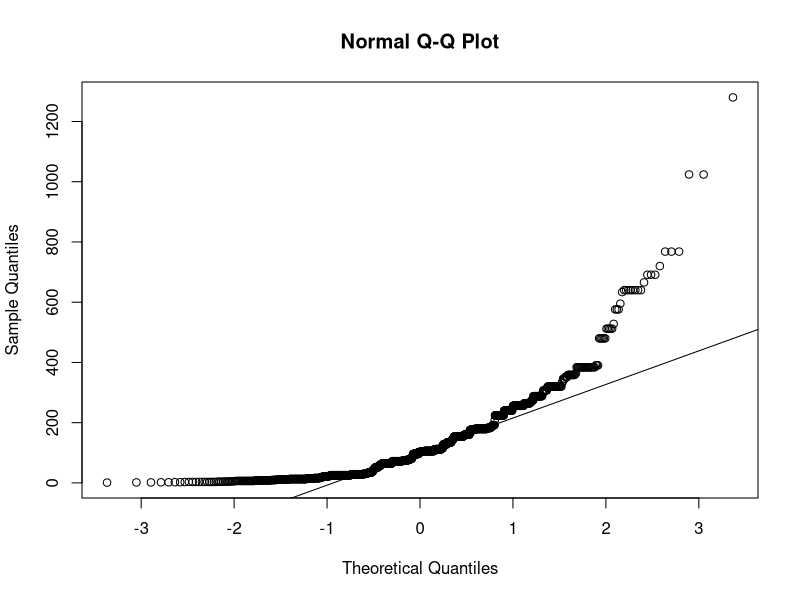
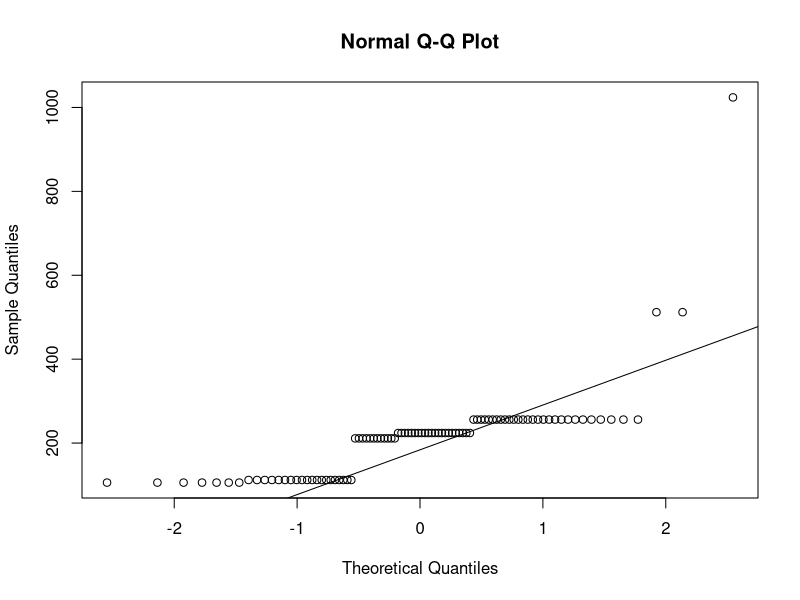
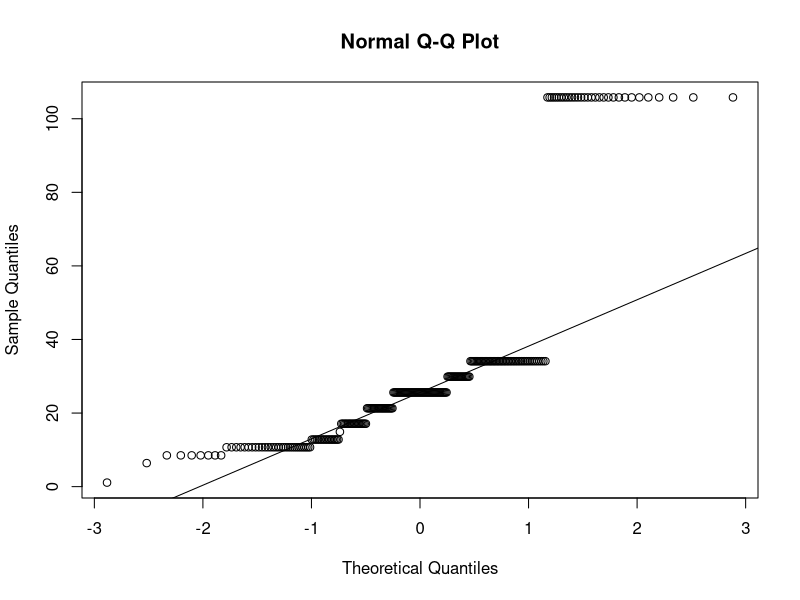
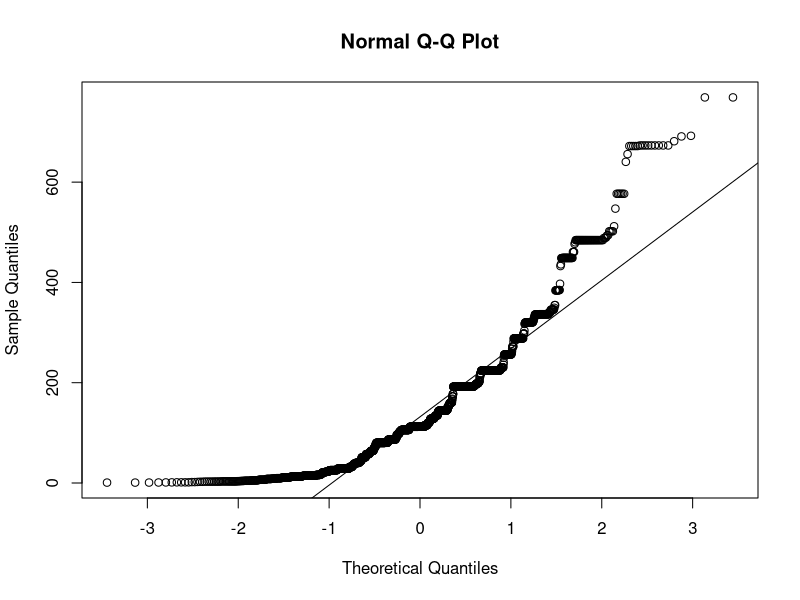
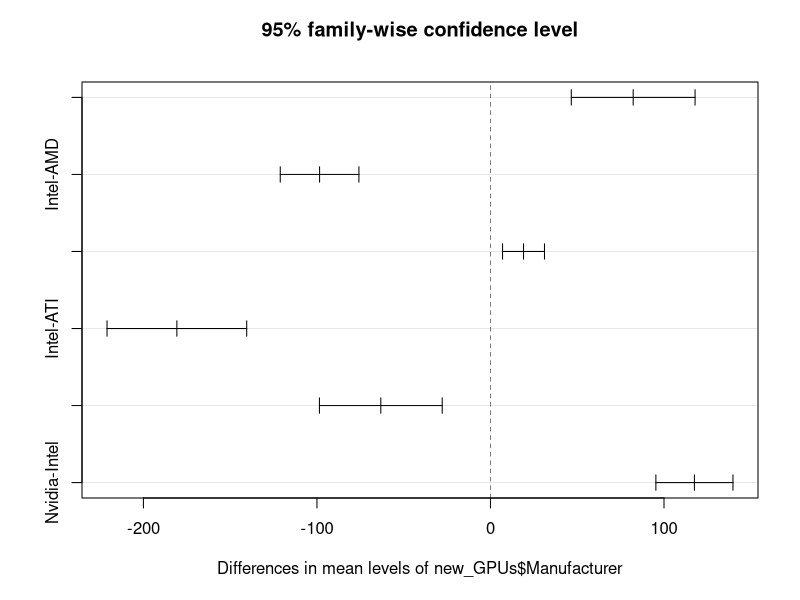

The R source for these figures, in order:
## ---- chunk 1
#Thêm thư viện
library(dplyr)
library(ggplot2)
library(car)
library(stringr)
## ---- chunk 2
#Đọc file
All_GPUs<-read.csv("All_GPUs.csv")
## ---- chunk 3
#Đồng bộ giá trị khuyết thành NA
All_GPUs <- All_GPUs %>% 
  replace(., . == "", NA) %>%
  replace(., . == "\n- ", NA) %>%
  replace(., . == "None ", NA)
missing_data <- data.frame(
  Column = colnames(All_GPUs),
  Percentage_Missing = sapply(All_GPUs, function(x) sum(is.na(x)) / nrow(All_GPUs) * 100)
)
print(missing_data)
## ---- chunk 4
#Tạo frame
selected_column <- c(
  "Manufacturer",
  "Memory_Bandwidth"
)
new_GPUs <- All_GPUs[, c(selected_column)]
print(new_GPUs)
summary(new_GPUs)
## ---- chunk 5
#Xử lý Memory_Bandwidth
new_GPUs$Memory_Bandwidth <- ifelse(
  is.na(new_GPUs$Memory_Bandwidth),
  NA,
  ifelse(
    str_detect(new_GPUs$Memory_Bandwidth, "MB/sec"),
    as.numeric(gsub("MB/sec", "", new_GPUs$Memory_Bandwidth)) / 1024,
    as.numeric(gsub("GB/sec", "", new_GPUs$Memory_Bandwidth))
  )
)
## ---- chunk 6
#Chuyển đổi thành dạng số trừ cột Manufacturer
for (c in colnames(new_GPUs)) {
  if (c == "Manufacturer") next
  new_GPUs[[c]] <- ifelse(
    is.na(new_GPUs[[c]]),
    NA,
    as.numeric(gsub("[^0-9.]", "", new_GPUs[[c]]))
  )
}
#Thay thế các giá trị NA thành giá trị trung vị của cột đó
for (c in colnames(new_GPUs)) {
  ifelse(
    missing_data$Percentage_Missing[missing_data$Column == c] < 3,
    new_GPUs <- new_GPUs[!is.na(new_GPUs[[c]]), ],
    new_GPUs[[c]] <- ifelse(
      is.na(new_GPUs[[c]]),
      median(new_GPUs[[c]], na.rm = TRUE),
      new_GPUs[[c]]
    )
  )
}
print(new_GPUs)
summary(new_GPUs)
## ---- chunk 7
table(new_GPUs$Manufacturer)
## ---- chunk 8
# 4 Phan tich phuong sai
# gia dinh 1
AMD_data_1 <- subset(new_GPUs, new_GPUs$Manufacturer == "AMD")
qqnorm(AMD_data_1$Memory_Bandwidth)
qqline(AMD_data_1$Memory_Bandwidth)
shapiro.test(AMD_data_1$Memory_Bandwidth)

ATI_data_1 <- subset(new_GPUs, new_GPUs$Manufacturer == "ATI")
qqnorm(ATI_data_1$Memory_Bandwidth)
qqline(ATI_data_1$Memory_Bandwidth)
shapiro.test(ATI_data_1$Memory_Bandwidth)

Intel_data_1 <- subset(new_GPUs, new_GPUs$Manufacturer == "Intel")
qqnorm(Intel_data_1$Memory_Bandwidth)
qqline(Intel_data_1$Memory_Bandwidth)
shapiro.test(Intel_data_1$Memory_Bandwidth)

Nvidia_data_1 <- subset(new_GPUs, new_GPUs$Manufacturer == "Nvidia")
qqnorm(Nvidia_data_1$Memory_Bandwidth)
qqline(Nvidia_data_1$Memory_Bandwidth)
shapiro.test(Nvidia_data_1$Memory_Bandwidth)

leveneTest(new_GPUs$Memory_Bandwidth ~ as.factor(new_GPUs$Manufacturer), new_GPUs)
## ---- chunk 9
#anova 1 bien
anova_model_1_Variable <- aov(new_GPUs$Memory_Bandwidth~new_GPUs$Manufacturer,new_GPUs)
summary(anova_model_1_Variable)
## ---- chunk 10
#  Phan tich sau anova 1 bien
tukey_result <- TukeyHSD(anova_model_1_Variable)
plot(tukey_result)
